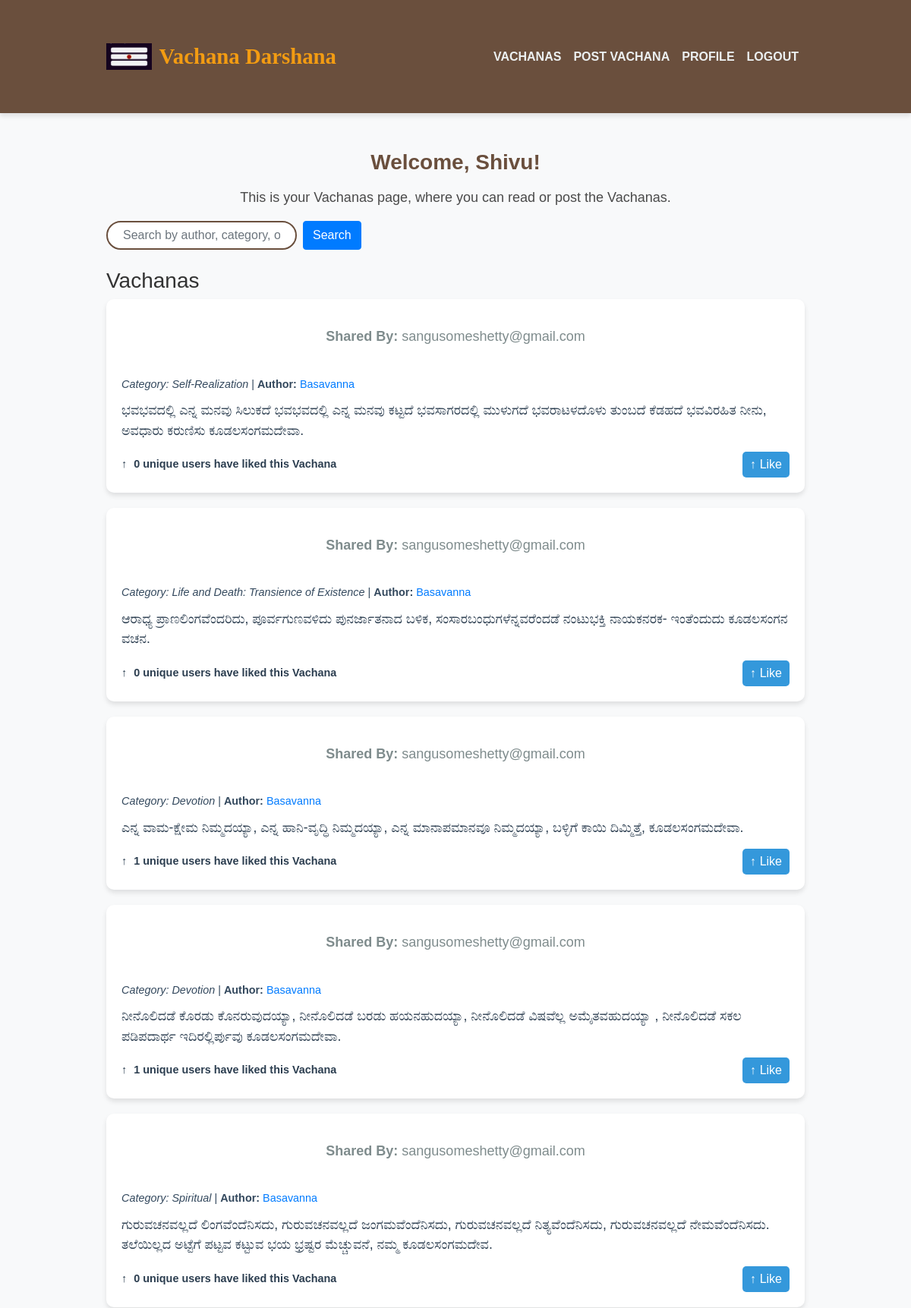
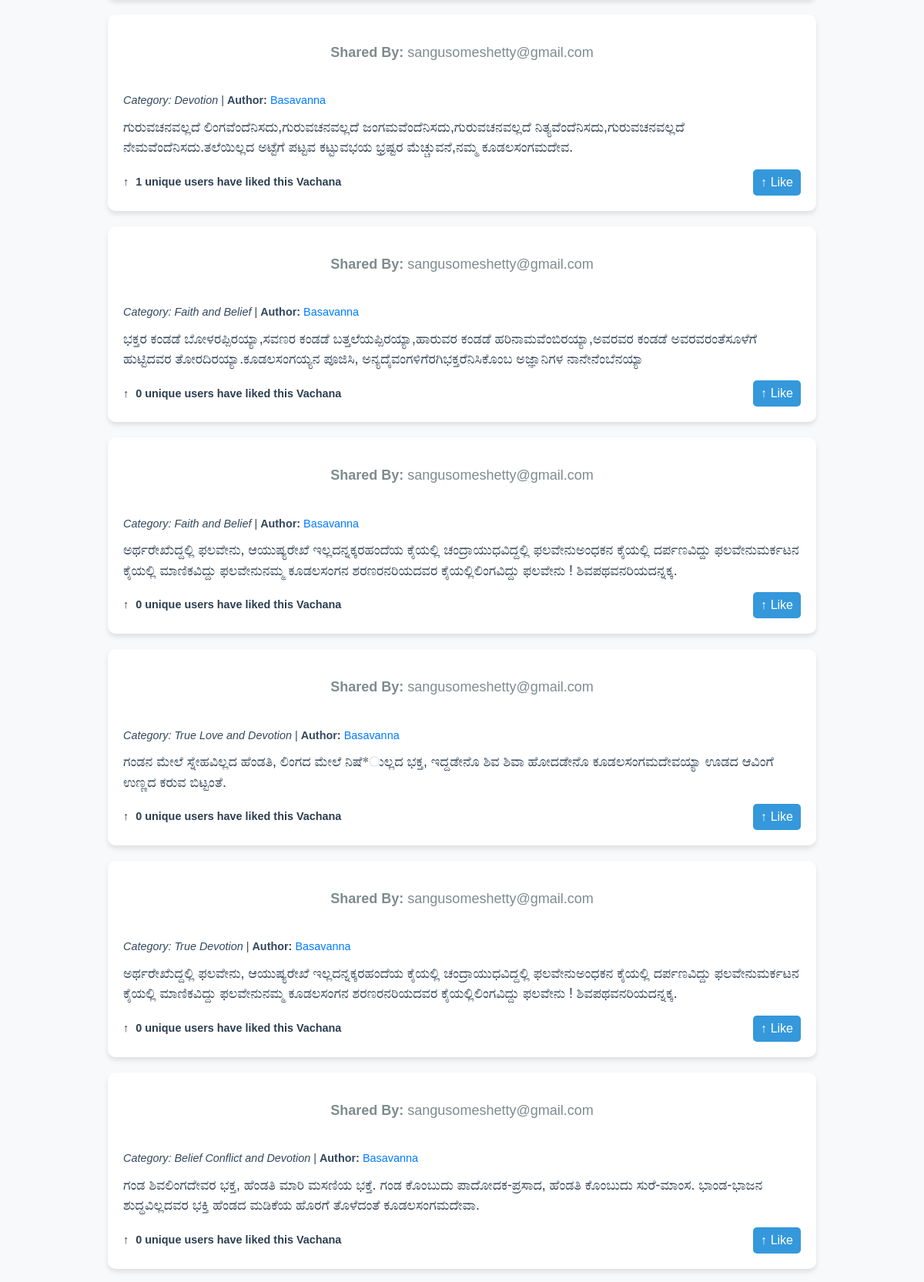
Screenshot of /vachanas/vachanas/ (signed in, upper part) with the database file from the repository (2 pictures, top to bottom).
### users/models.py (models this page shows, shortened)
class CustomUser(AbstractUser):
    username = None  # Remove the username field
    email = models.EmailField(_("email address"), unique=True)
    date_of_birth = models.DateField(verbose_name="Birthday", null=True)
    website = models.URLField(blank=True)
    picture = models.ImageField(upload_to="profile_images", blank=True)
    phone_number = models.CharField(max_length=15,blank=True,null=True)
    USERNAME_FIELD = 'email'
    REQUIRED_FIELDS = ['first_name', 'last_name', 'date_of_birth']
    objects = CustomUserManager()

### vachanas/models.py (models this page shows, shortened)
class Vachana(models.Model):
    id = models.AutoField(primary_key=True)
    author = models.ForeignKey(Author, on_delete=models.CASCADE, related_name="vachanas_written", null=True, blank=True)
    sender = models.ForeignKey(settings.AUTH_USER_MODEL, on_delete=models.CASCADE, related_name="submitted_vachanas")
    category = models.CharField(max_length=100)
    content = models.TextField()
    likes = models.ManyToManyField(settings.AUTH_USER_MODEL, related_name="liked_vachanas", blank=True)
    def total_likes(self):
        return self.likes.count()

### authors/models.py (models this page shows, shortened)
class Author(models.Model):
    name = models.CharField(max_length=200, unique=True)
    information = models.TextField(verbose_name="Author Information")
    photo = models.ImageField(upload_to='authors_photos/', null=True, blank=True)
    vachanas = models.ForeignKey('vachanas.Vachana', on_delete=models.CASCADE, related_name='authors', null=True, blank=True)

### vachanas/views.py (the view)
# urls.py: path('vachanas/', views.vachana_list, name='vachana_list'),
@login_required
def vachana_list(request):
    search_query = request.GET.get('search', '')
    vachanas = Vachana.objects.all()
    if search_query:
        vachanas = vachanas.filter(
            Q(author__name__icontains=search_query) |  # Filter by author name (case-insensitive)
            Q(category__icontains=search_query) |  # Filter by category (case-insensitive)
            Q(content__icontains=search_query)  # Filter by content (case-insensitive)
        )
    return render(request, 'vachanas/vachana_list.html', {'vachanas': vachanas, 'search_query': search_query})

### templates/vachanas/vachana_list.html (shortened to what this page needs)
{% load static %}
<!DOCTYPE html>
<html lang="en">
<head>
    <link rel="stylesheet" href="https://stackpath.bootstrapcdn.com/bootstrap/4.5.2/css/bootstrap.min.css">
    <link rel="stylesheet" href="{% static 'css/vachana_list.css' %}">
</head>
<body>
    <nav class="navbar navbar-expand-lg navbar-dark">
        <div class="container">
            <div class="logo">
                <img src="{% static 'images/logo.jpg' %}" alt="Logo">
                <a class="navbar-brand" href="#">Vachana Darshana</a>
            </div>
            <div class="collapse navbar-collapse" id="navbarNav">
                <ul class="navbar-nav ml-auto">
                    <li class="nav-item active">
                        <a class="nav-link" href="{% url 'vachanas:vachana_list' %}">Vachanas</a>
                    </li>
                    <li class="nav-item">
                        <a class="nav-link" href="{% url 'vachanas:create_vachana' %}">Post Vachana</a>
                    </li>
                    <li class="nav-item">
                       <a class="nav-link" href="{% url 'users:profile' %}">Profile</a>
                    </li>
                    <li class="nav-item">
                        <a class="nav-link" href="{% url 'users:logout' %}">Logout</a>
                    </li>
                </ul>
            </div>
        </div>
    </nav>
    <div class="container mt-5">
        <h2>Welcome, {{ user.first_name }}!</h2>
        <p>This is your Vachanas page, where you can read or post the Vachanas.</p>
        <div class="row mb-4">
            <div class="col-12">
                <form method="GET" action="{% url 'vachanas:vachana_list' %}" class="form-inline">
                    <input type="text" name="search" value="{{ search_query }}" class="form-control mr-2"
                        placeholder="Search by author, category, or content">
                    <button type="submit" class="btn btn-primary">Search</button>
                </form>
            </div>
        </div>
        <h3>Vachanas</h3>
        <div class="list-group">
            {% for vachana in vachanas %}
            <div class="vachana-post">
                 <div class="author-info">
                <p><strong>Shared By:</strong> {% if vachana.sender %} {{ vachana.sender.email }} {% else %} Unknown {% endif %}</p>
                <br>
                <em>Category: {{ vachana.category }}</em> |
                <strong>Author: </strong>
                <a href="{% url 'authors:author_detail' vachana.author.id %}">{{ vachana.author.name }}</a>
            </div>
                <div class="content">
                    {{ vachana.content }}
                </div>
                <div class="d-flex justify-content-between align-items-center">
                    <div class="like-count">
                        <i class="upvote-icon">&#x2191;</i> {{ vachana.total_likes }} unique users have liked this Vachana
                    </div>
                    <a href="{% url 'vachanas:like_vachana' vachana.id %}" class="like-btn">
                        <i class="upvote-icon">&#x2191;</i> Like
                    </a>
                </div>
            </div>
            {% empty %}
            <div class="vachana-post">
                No Vachanas found matching your criteria.
            </div>
            {% endfor %}
        </div>
    </div>
</body>
</html>

### static/css/vachana_list.css (style rules this page uses)
body { font-family: 'Georgia', serif; background-color: #f4f4f9; color: #4a4a4a; margin: 0; padding: 0; }
.navbar { background-color: #6a4f3d; box-shadow: 0 4px 6px rgba(0, 0, 0, 0.1); }
.navbar-brand { font-family: 'Georgia', serif; font-size: 24px; color: #fff; }
.navbar-nav .nav-link { color: #fff; font-size: 16px; text-transform: uppercase; font-weight: bold; }
.container { max-width: 960px; margin: 40px auto; padding: 0 20px; }
h2 { font-size: 28px; color: #6a4f3d; font-weight: bold; text-align: center; }
p { font-size: 18px; line-height: 1.5; color: #5a5a5a; text-align: center; }
form .form-control { border: 2px solid #6a4f3d; border-radius: 25px; padding: 10px 20px; font-size: 16px; }
form button { background-color: #6a4f3d; color: white; border-radius: 25px; padding: 8px 20px; font-size: 16px; }
p { font-size: 18px; color: #4a4a4a; line-height: 1.6; margin-top: 15px; }
.like-btn { display: flex; align-items: center; background-color: #4CAF50; color: white; padding: 10px 20px; border-radius: 25px; font-size: 16px; text-decoration: none; }
.like-btn i { margin-right: 10px; }
.like-count { font-weight: bold; font-size: 16px; }

### templates/vachanas/vachana_list.html (style rules this page uses)
body { font-family: 'Arial', sans-serif; background-color: #f8f9fa; color: #333; }
nav { background-color: #2c3e50; }
nav a.nav-link { color: #ecf0f1 !important; }
.navbar-brand { font-size: 1.8rem; font-weight: bold; color: #f39c12 !important; }
.container { margin-top: 40px; }
.vachana-post { background-color: #fff; border-radius: 10px; margin-bottom: 20px; box-shadow: 0 4px 6px rgba(0, 0, 0, 0.1); padding: 20px; }
.vachana-post p { color: #7f8c8d; }
.vachana-post .author-info { font-size: 0.9rem; color: #34495e; margin-bottom: 10px; }
.vachana-post .content { font-size: 1.1rem; margin-bottom: 15px; color: #2c3e50; }
.vachana-post .like-btn { background-color: #3498db; color: #fff; padding: 5px 10px; font-size: 1rem; border-radius: 5px; text-decoration: none; }
.vachana-post .like-count { font-size: 0.9rem; color: #2c3e50; }
.vachana-post .upvote-icon { margin-right: 5px; }
.logo { display: flex; align-items: center; cursor: pointer; }
.logo img { width: 60px; margin-right: 0.6rem; }

### rows the page displays
CustomUser: first_name "Shivu"
Vachana: sender.email "sangusomeshetty@gmail.com", category "Self-Realization", author.name "Basavanna", content "ಭವಭವದಲ್ಲಿ ಎನ್ನ ಮನವು ಸಿಲುಕದೆ ಭವಭವದಲ್ಲಿ ಎನ್ನ ಮನವು ಕಟ್ಟದೆ ಭವಸಾಗರದಲ್ಲಿ ಮುಳುಗದೆ ಭವರಾಟಳದೊಳು ತುಂಬದೆ ಕೆಡಹದೆ ಭವವಿರಹಿತ ನೀನು, ಅವಧಾರು ಕರುಣಿಸು ಕೂಡಲಸಂಗಮದೇವಾ.", total_likes "0"
Vachana: sender.email "sangusomeshetty@gmail.com", category "Life and Death: Transience of Existence", author.name "Basavanna", content "ಆರಾಧ್ಯ ಪ್ರಾಣಲಿಂಗವೆಂದರಿದು, ಪೂರ್ವಗುಣವಳಿದು ಪುನರ್ಜಾತನಾದ ಬಳಿಕ, ಸಂಸಾರಬಂಧುಗಳೆನ್ನವರೆಂದಡೆ ನಂಟುಭಕ್ತಿ ನಾಯಕನರಕ- ಇಂತೆಂದುದು ಕೂಡಲಸಂಗನ ವಚನ.", total_likes "0"
Vachana: sender.email "sangusomeshetty@gmail.com", category "Devotion", author.name "Basavanna", content "ಎನ್ನ ವಾಮ-ಕ್ಷೇಮ ನಿಮ್ಮದಯ್ಯಾ, ಎನ್ನ ಹಾನಿ-ವೃದ್ಧಿ ನಿಮ್ಮದಯ್ಯಾ, ಎನ್ನ ಮಾನಾಪಮಾನವೂ ನಿಮ್ಮದಯ್ಯಾ, ಬಳ್ಳಿಗೆ ಕಾಯಿ ದಿಮ್ಮಿತ್ತೆ, ಕೂಡಲಸಂಗಮದೇವಾ.", total_likes "1"
Vachana: sender.email "sangusomeshetty@gmail.com", category "Devotion", author.name "Basavanna", content "ನೀನೊಲಿದಡೆ ಕೊರಡು ಕೊನರುವುದಯ್ಯಾ, ನೀನೊಲಿದಡೆ ಬರಡು ಹಯನಹುದಯ್ಯಾ, ನೀನೊಲಿದಡೆ ವಿಷವೆಲ್ಲ ಅಮೈತವಹುದಯ್ಯಾ , ನೀನೊಲಿದಡೆ ಸಕಲ ಪಡಿಪದಾರ್ಥ ಇದಿರಲ್ಲಿರ್ಪುವು ಕೂಡಲಸಂಗಮದೇವಾ.", total_likes "1"
Vachana: sender.email "sangusomeshetty@gmail.com", category "Spiritual", author.name "Basavanna", content "ಗುರುವಚನವಲ್ಲದೆ ಲಿಂಗವೆಂದೆನಿಸದು, ಗುರುವಚನವಲ್ಲದೆ ಜಂಗಮವೆಂದೆನಿಸದು, ಗುರುವಚನವಲ್ಲದೆ ನಿತ್ಯವೆಂದೆನಿಸದು, ಗುರುವಚನವಲ್ಲದೆ ನೇಮವೆಂದೆನಿಸದು. ತಲೆಯಿಲ್ಲದ ಅಟ್ಟೆಗೆ ಪಟ್ಟವ ಕಟ್ಟುವ ಭಯ ಭ್ರಷ್ಟರ ಮೆಚ್ಚುವನೆ, ನಮ್ಮ ಕೂಡಲಸಂಗಮದೇವ.", total_likes "0"
Vachana: sender.email "sangusomeshetty@gmail.com", category "Devotion", author.name "Basavanna", content "ಗುರುವಚನವಲ್ಲದೆ ಲಿಂಗವೆಂದೆನಿಸದು,ಗುರುವಚನವಲ್ಲದೆ ಜಂಗಮವೆಂದೆನಿಸದು,ಗುರುವಚನವಲ್ಲದೆ ನಿತ್ಯವೆಂದೆನಿಸದು,ಗುರುವಚನವಲ್ಲದೆ ನೇಮವೆಂದೆನಿಸದು.ತಲೆಯಿಲ್ಲದ ಅಟ್ಟೆಗೆ ಪಟ್ಟವ ಕಟ್ಟುವಭಯ ಭ್ರಷ್ಟರ ಮೆಚ್ಚುವನೆ,ನಮ್ಮ ಕೂಡಲಸಂಗಮದೇವ.", total_likes "1"
Vachana: sender.email "sangusomeshetty@gmail.com", category "Faith and Belief", author.name "Basavanna", content "ಭಕ್ತರ ಕಂಡಡೆ ಬೋಳರಪ್ಪಿರಯ್ಯಾ,ಸವಣರ ಕಂಡಡೆ ಬತ್ತಲೆಯಪ್ಪಿರಯ್ಯಾ,ಹಾರುವರ ಕಂಡಡೆ ಹರಿನಾಮವೆಂಬಿರಯ್ಯಾ,ಅವರವರ ಕಂಡಡೆ ಅವರವರಂತೆಸೂಳೆಗೆ ಹುಟ್ಟಿದವರ ತೋರದಿರಯ್ಯಾ.ಕೂಡಲಸಂಗಯ್ಯನ ಪೂಜಿಸಿ, ಅನ್ಯದೈವಂಗಳಿಗೆರಗಿಭಕ್ತರೆನಿಸಿಕೊಂಬ ಅಜ್ಞಾನಿಗಳ ನಾನೇನೆಂಬೆನಯ್ಯಾ", total_likes "0"
Vachana: sender.email "sangusomeshetty@gmail.com", category "Faith and Belief", author.name "Basavanna", content "ಅರ್ಥರೇಖೆುದ್ದಲ್ಲಿ ಫಲವೇನು, ಆಯುಷ್ಯರೇಖೆ ಇಲ್ಲದನ್ನಕ್ಕರಹಂದೆಯ ಕೈಯಲ್ಲಿ ಚಂದ್ರಾಯುಧವಿದ್ದಲ್ಲಿ ಫಲವೇನುಅಂಧಕನ ಕೈಯಲ್ಲಿ ದರ್ಪಣವಿದ್ದು ಫಲವೇನುಮರ್ಕಟನ ಕೈಯಲ್ಲಿ ಮಾಣಿಕವಿದ್ದು ಫಲವೇನುನಮ್ಮ ಕೂಡಲಸಂಗನ ಶರಣರನರಿಯದವರ ಕೈಯಲ್ಲಿಲಿಂಗವಿದ್ದು ಫಲವೇನು ! ಶಿವಪಥವನರಿಯದನ್ನಕ್ಕ.", total_likes "0"
Vachana: sender.email "sangusomeshetty@gmail.com", category "True Love and Devotion", author.name "Basavanna", content "ಗಂಡನ ಮೇಲೆ ಸ್ನೇಹವಿಲ್ಲದ ಹೆಂಡತಿ, ಲಿಂಗದ ಮೇಲೆ ನಿಷೆ*ುಲ್ಲದ ಭಕ್ತ, ಇದ್ದಡೇನೊ ಶಿವ ಶಿವಾ ಹೋದಡೇನೊ ಕೂಡಲಸಂಗಮದೇವಯ್ಯಾ ಊಡದ ಆವಿಂಗೆ ಉಣ್ಣದ ಕರುವ ಬಿಟ್ಟಂತೆ.", total_likes "0"
Vachana: sender.email "sangusomeshetty@gmail.com", category "True Devotion", author.name "Basavanna", content "ಅರ್ಥರೇಖೆುದ್ದಲ್ಲಿ ಫಲವೇನು, ಆಯುಷ್ಯರೇಖೆ ಇಲ್ಲದನ್ನಕ್ಕರಹಂದೆಯ ಕೈಯಲ್ಲಿ ಚಂದ್ರಾಯುಧವಿದ್ದಲ್ಲಿ ಫಲವೇನುಅಂಧಕನ ಕೈಯಲ್ಲಿ ದರ್ಪಣವಿದ್ದು ಫಲವೇನುಮರ್ಕಟನ ಕೈಯಲ್ಲಿ ಮಾಣಿಕವಿದ್ದು ಫಲವೇನುನಮ್ಮ ಕೂಡಲಸಂಗನ ಶರಣರನರಿಯದವರ ಕೈಯಲ್ಲಿಲಿಂಗವಿದ್ದು ಫಲವೇನು ! ಶಿವಪಥವನರಿಯದನ್ನಕ್ಕ.", total_likes "0"
Vachana: sender.email "sangusomeshetty@gmail.com", category "Belief Conflict and Devotion", author.name "Basavanna", content "ಗಂಡ ಶಿವಲಿಂಗದೇವರ ಭಕ್ತ, ಹೆಂಡತಿ ಮಾರಿ ಮಸಣಿಯ ಭಕ್ತೆ. ಗಂಡ ಕೊಂಬುದು ಪಾದೋದಕ-ಪ್ರಸಾದ, ಹೆಂಡತಿ ಕೊಂಬುದು ಸುರೆ-ಮಾಂಸ. ಭಾಂಡ-ಭಾಜನ ಶುದ್ಧವಿಲ್ಲದವರ ಭಕ್ತಿ ಹೆಂಡದ ಮಡಿಕೆಯ ಹೊರಗೆ ತೊಳೆದಂತೆ ಕೂಡಲಸಂಗಮದೇವಾ.", total_likes "0"
